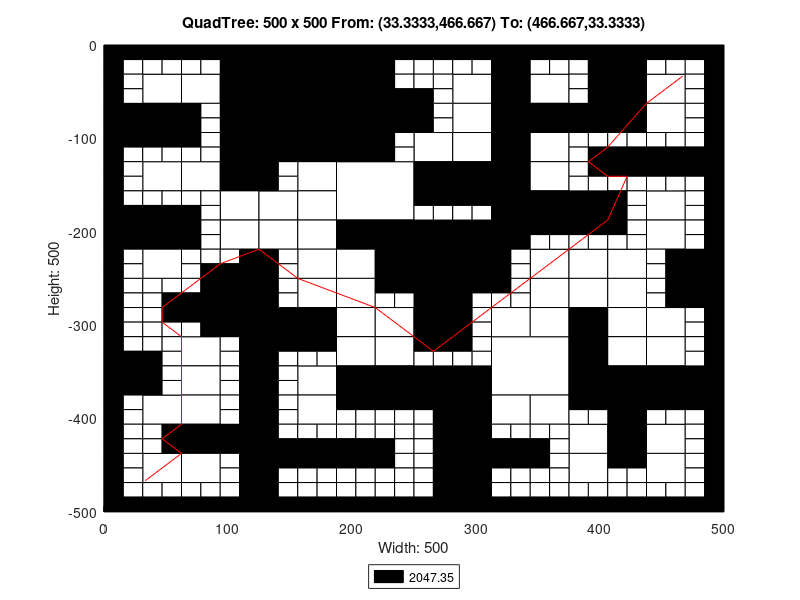

Source code (MATLAB):
axis([0 500 -500 0]);
title('QuadTree: 500 x 500 From: (33.3333,466.667) To: (466.667,33.3333)');
xlabel('Width: 500');
ylabel('Height: 500');
rectangle('Position',[125 -62.5 62.5 62.5], 'FaceColor',[0 0 0]);
rectangle('Position',[125 -125 62.5 62.5], 'FaceColor',[0 0 0]);
rectangle('Position',[187.5 -187.5 62.5 62.5], 'FaceColor',[1 1 1]);
rectangle('Position',[250 -250 62.5 62.5], 'FaceColor',[0 0 0]);
rectangle('Position',[312.5 -375 62.5 62.5], 'FaceColor',[1 1 1]);
rectangle('Position',[31.25 -62.5 31.25 31.25], 'FaceColor',[1 1 1]);
rectangle('Position',[93.75 -31.25 31.25 31.25], 'FaceColor',[0 0 0]);
rectangle('Position',[62.5 -62.5 31.25 31.25], 'FaceColor',[1 1 1]);
rectangle('Position',[93.75 -62.5 31.25 31.25], 'FaceColor',[0 0 0]);
rectangle('Position',[0 -93.75 31.25 31.25], 'FaceColor',[0 0 0]);
rectangle('Position',[31.25 -93.75 31.25 31.25], 'FaceColor',[0 0 0]);
rectangle('Position',[93.75 -93.75 31.25 31.25], 'FaceColor',[0 0 0]);
rectangle('Position',[93.75 -125 31.25 31.25], 'FaceColor',[0 0 0]);
rectangle('Position',[187.5 -31.25 31.25 31.25], 'FaceColor',[0 0 0]);
rectangle('Position',[187.5 -62.5 31.25 31.25], 'FaceColor',[0 0 0]);
rectangle('Position',[187.5 -93.75 31.25 31.25], 'FaceColor',[0 0 0]);
rectangle('Position',[218.75 -93.75 31.25 31.25], 'FaceColor',[0 0 0]);
rectangle('Position',[187.5 -125 31.25 31.25], 'FaceColor',[0 0 0]);
rectangle('Position',[31.25 -156.25 31.25 31.25], 'FaceColor',[1 1 1]);
rectangle('Position',[62.5 -156.25 31.25 31.25], 'FaceColor',[1 1 1]);
rectangle('Position',[93.75 -156.25 31.25 31.25], 'FaceColor',[0 0 0]);
rectangle('Position',[93.75 -187.5 31.25 31.25], 'FaceColor',[1 1 1]);
rectangle('Position',[0 -218.75 31.25 31.25], 'FaceColor',[0 0 0]);
rectangle('Position',[31.25 -218.75 31.25 31.25], 'FaceColor',[0 0 0]);
rectangle('Position',[31.25 -250 31.25 31.25], 'FaceColor',[1 1 1]);
rectangle('Position',[93.75 -218.75 31.25 31.25], 'FaceColor',[1 1 1]);
rectangle('Position',[156.25 -156.25 31.25 31.25], 'FaceColor',[1 1 1]);
rectangle('Position',[125 -187.5 31.25 31.25], 'FaceColor',[1 1 1]);
rectangle('Position',[156.25 -187.5 31.25 31.25], 'FaceColor',[1 1 1]);
rectangle('Position',[125 -218.75 31.25 31.25], 'FaceColor',[1 1 1]);
rectangle('Position',[156.25 -218.75 31.25 31.25], 'FaceColor',[1 1 1]);
rectangle('Position',[156.25 -250 31.25 31.25], 'FaceColor',[1 1 1]);
rectangle('Position',[187.5 -218.75 31.25 31.25], 'FaceColor',[0 0 0]);
rectangle('Position',[218.75 -218.75 31.25 31.25], 'FaceColor',[0 0 0]);
rectangle('Position',[187.5 -250 31.25 31.25], 'FaceColor',[1 1 1]);
rectangle('Position',[218.75 -250 31.25 31.25], 'FaceColor',[0 0 0]);
rectangle('Position',[281.25 -62.5 31.25 31.25], 'FaceColor',[1 1 1]);
rectangle('Position',[312.5 -31.25 31.25 31.25], 'FaceColor',[0 0 0]);
rectangle('Position',[312.5 -62.5 31.25 31.25], 'FaceColor',[0 0 0]);
rectangle('Position',[343.75 -62.5 31.25 31.25], 'FaceColor',[1 1 1]);
rectangle('Position',[281.25 -93.75 31.25 31.25], 'FaceColor',[1 1 1]);
rectangle('Position',[250 -125 31.25 31.25], 'FaceColor',[1 1 1]);
rectangle('Position',[281.25 -125 31.25 31.25], 'FaceColor',[1 1 1]);
rectangle('Position',[312.5 -93.75 31.25 31.25], 'FaceColor',[0 0 0]);
rectangle('Position',[343.75 -93.75 31.25 31.25], 'FaceColor',[0 0 0]);
rectangle('Position',[312.5 -125 31.25 31.25], 'FaceColor',[0 0 0]);
rectangle('Position',[343.75 -125 31.25 31.25], 'FaceColor',[1 1 1]);
rectangle('Position',[406.25 -31.25 31.25 31.25], 'FaceColor',[0 0 0]);
rectangle('Position',[406.25 -62.5 31.25 31.25], 'FaceColor',[0 0 0]);
rectangle('Position',[437.5 -62.5 31.25 31.25], 'FaceColor',[1 1 1]);
rectangle('Position',[375 -93.75 31.25 31.25], 'FaceColor',[0 0 0]);
rectangle('Position',[406.25 -93.75 31.25 31.25], 'FaceColor',[0 0 0]);
rectangle('Position',[437.5 -93.75 31.25 31.25], 'FaceColor',[1 1 1]);
rectangle('Position',[250 -156.25 31.25 31.25], 'FaceColor',[0 0 0]);
rectangle('Position',[281.25 -156.25 31.25 31.25], 'FaceColor',[0 0 0]);
rectangle('Position',[312.5 -156.25 31.25 31.25], 'FaceColor',[0 0 0]);
rectangle('Position',[343.75 -156.25 31.25 31.25], 'FaceColor',[1 1 1]);
rectangle('Position',[312.5 -187.5 31.25 31.25], 'FaceColor',[0 0 0]);
rectangle('Position',[343.75 -187.5 31.25 31.25], 'FaceColor',[0 0 0]);
rectangle('Position',[312.5 -218.75 31.25 31.25], 'FaceColor',[0 0 0]);
rectangle('Position',[343.75 -250 31.25 31.25], 'FaceColor',[1 1 1]);
rectangle('Position',[375 -187.5 31.25 31.25], 'FaceColor',[0 0 0]);
rectangle('Position',[437.5 -187.5 31.25 31.25], 'FaceColor',[1 1 1]);
rectangle('Position',[375 -250 31.25 31.25], 'FaceColor',[1 1 1]);
rectangle('Position',[406.25 -250 31.25 31.25], 'FaceColor',[1 1 1]);
rectangle('Position',[437.5 -218.75 31.25 31.25], 'FaceColor',[1 1 1]);
rectangle('Position',[468.75 -250 31.25 31.25], 'FaceColor',[0 0 0]);
rectangle('Position',[93.75 -281.25 31.25 31.25], 'FaceColor',[0 0 0]);
rectangle('Position',[93.75 -312.5 31.25 31.25], 'FaceColor',[0 0 0]);
rectangle('Position',[0 -375 31.25 31.25], 'FaceColor',[0 0 0]);
rectangle('Position',[62.5 -343.75 31.25 31.25], 'FaceColor',[1 1 1]);
rectangle('Position',[62.5 -375 31.25 31.25], 'FaceColor',[1 1 1]);
rectangle('Position',[156.25 -281.25 31.25 31.25], 'FaceColor',[1 1 1]);
rectangle('Position',[125 -312.5 31.25 31.25], 'FaceColor',[0 0 0]);
rectangle('Position',[156.25 -312.5 31.25 31.25], 'FaceColor',[0 0 0]);
rectangle('Position',[187.5 -281.25 31.25 31.25], 'FaceColor',[1 1 1]);
rectangle('Position',[187.5 -312.5 31.25 31.25], 'FaceColor',[1 1 1]);
rectangle('Position',[218.75 -312.5 31.25 31.25], 'FaceColor',[1 1 1]);
rectangle('Position',[156.25 -375 31.25 31.25], 'FaceColor',[1 1 1]);
rectangle('Position',[187.5 -343.75 31.25 31.25], 'FaceColor',[1 1 1]);
rectangle('Position',[218.75 -343.75 31.25 31.25], 'FaceColor',[1 1 1]);
rectangle('Position',[187.5 -375 31.25 31.25], 'FaceColor',[0 0 0]);
rectangle('Position',[218.75 -375 31.25 31.25], 'FaceColor',[0 0 0]);
rectangle('Position',[31.25 -406.25 31.25 31.25], 'FaceColor',[1 1 1]);
rectangle('Position',[62.5 -406.25 31.25 31.25], 'FaceColor',[1 1 1]);
rectangle('Position',[62.5 -437.5 31.25 31.25], 'FaceColor',[0 0 0]);
rectangle('Position',[93.75 -437.5 31.25 31.25], 'FaceColor',[0 0 0]);
rectangle('Position',[31.25 -468.75 31.25 31.25], 'FaceColor',[1 1 1]);
rectangle('Position',[62.5 -468.75 31.25 31.25], 'FaceColor',[1 1 1]);
rectangle('Position',[156.25 -406.25 31.25 31.25], 'FaceColor',[1 1 1]);
rectangle('Position',[250 -281.25 31.25 31.25], 'FaceColor',[0 0 0]);
rectangle('Position',[250 -312.5 31.25 31.25], 'FaceColor',[0 0 0]);
rectangle('Position',[343.75 -281.25 31.25 31.25], 'FaceColor',[1 1 1]);
rectangle('Position',[312.5 -312.5 31.25 31.25], 'FaceColor',[1 1 1]);
rectangle('Position',[343.75 -312.5 31.25 31.25], 'FaceColor',[1 1 1]);
rectangle('Position',[250 -375 31.25 31.25], 'FaceColor',[0 0 0]);
rectangle('Position',[281.25 -375 31.25 31.25], 'FaceColor',[0 0 0]);
rectangle('Position',[375 -281.25 31.25 31.25], 'FaceColor',[1 1 1]);
rectangle('Position',[406.25 -281.25 31.25 31.25], 'FaceColor',[1 1 1]);
rectangle('Position',[375 -312.5 31.25 31.25], 'FaceColor',[0 0 0]);
rectangle('Position',[406.25 -312.5 31.25 31.25], 'FaceColor',[1 1 1]);
rectangle('Position',[468.75 -281.25 31.25 31.25], 'FaceColor',[0 0 0]);
rectangle('Position',[437.5 -312.5 31.25 31.25], 'FaceColor',[1 1 1]);
rectangle('Position',[375 -343.75 31.25 31.25], 'FaceColor',[0 0 0]);
rectangle('Position',[406.25 -343.75 31.25 31.25], 'FaceColor',[1 1 1]);
rectangle('Position',[375 -375 31.25 31.25], 'FaceColor',[0 0 0]);
rectangle('Position',[406.25 -375 31.25 31.25], 'FaceColor',[0 0 0]);
rectangle('Position',[437.5 -343.75 31.25 31.25], 'FaceColor',[1 1 1]);
rectangle('Position',[437.5 -375 31.25 31.25], 'FaceColor',[0 0 0]);
rectangle('Position',[468.75 -375 31.25 31.25], 'FaceColor',[0 0 0]);
rectangle('Position',[281.25 -406.25 31.25 31.25], 'FaceColor',[0 0 0]);
rectangle('Position',[281.25 -437.5 31.25 31.25], 'FaceColor',[0 0 0]);
rectangle('Position',[312.5 -406.25 31.25 31.25], 'FaceColor',[1 1 1]);
rectangle('Position',[343.75 -406.25 31.25 31.25], 'FaceColor',[1 1 1]);
rectangle('Position',[281.25 -468.75 31.25 31.25], 'FaceColor',[0 0 0]);
rectangle('Position',[281.25 -500 31.25 31.25], 'FaceColor',[0 0 0]);
rectangle('Position',[406.25 -406.25 31.25 31.25], 'FaceColor',[0 0 0]);
rectangle('Position',[375 -437.5 31.25 31.25], 'FaceColor',[1 1 1]);
rectangle('Position',[406.25 -437.5 31.25 31.25], 'FaceColor',[0 0 0]);
rectangle('Position',[437.5 -437.5 31.25 31.25], 'FaceColor',[1 1 1]);
rectangle('Position',[375 -468.75 31.25 31.25], 'FaceColor',[1 1 1]);
rectangle('Position',[437.5 -468.75 31.25 31.25], 'FaceColor',[1 1 1]);
rectangle('Position',[0 -15.625 15.625 15.625], 'FaceColor',[0 0 0]);
rectangle('Position',[15.625 -15.625 15.625 15.625], 'FaceColor',[0 0 0]);
rectangle('Position',[0 -31.25 15.625 15.625], 'FaceColor',[0 0 0]);
rectangle('Position',[15.625 -31.25 15.625 15.625], 'FaceColor',[1 1 1]);
rectangle('Position',[31.25 -15.625 15.625 15.625], 'FaceColor',[0 0 0]);
rectangle('Position',[46.875 -15.625 15.625 15.625], 'FaceColor',[0 0 0]);
rectangle('Position',[31.25 -31.25 15.625 15.625], 'FaceColor',[1 1 1]);
rectangle('Position',[46.875 -31.25 15.625 15.625], 'FaceColor',[1 1 1]);
rectangle('Position',[0 -46.875 15.625 15.625], 'FaceColor',[0 0 0]);
rectangle('Position',[15.625 -46.875 15.625 15.625], 'FaceColor',[1 1 1]);
rectangle('Position',[0 -62.5 15.625 15.625], 'FaceColor',[0 0 0]);
rectangle('Position',[15.625 -62.5 15.625 15.625], 'FaceColor',[1 1 1]);
rectangle('Position',[62.5 -15.625 15.625 15.625], 'FaceColor',[0 0 0]);
rectangle('Position',[78.125 -15.625 15.625 15.625], 'FaceColor',[0 0 0]);
rectangle('Position',[62.5 -31.25 15.625 15.625], 'FaceColor',[1 1 1]);
rectangle('Position',[78.125 -31.25 15.625 15.625], 'FaceColor',[1 1 1]);
rectangle('Position',[0 -109.375 15.625 15.625], 'FaceColor',[0 0 0]);
rectangle('Position',[15.625 -109.375 15.625 15.625], 'FaceColor',[0 0 0]);
rectangle('Position',[0 -125 15.625 15.625], 'FaceColor',[0 0 0]);
rectangle('Position',[15.625 -125 15.625 15.625], 'FaceColor',[1 1 1]);
rectangle('Position',[31.25 -109.375 15.625 15.625], 'FaceColor',[0 0 0]);
rectangle('Position',[46.875 -109.375 15.625 15.625], 'FaceColor',[0 0 0]);
rectangle('Position',[31.25 -125 15.625 15.625], 'FaceColor',[1 1 1]);
rectangle('Position',[46.875 -125 15.625 15.625], 'FaceColor',[1 1 1]);
rectangle('Position',[62.5 -78.125 15.625 15.625], 'FaceColor',[0 0 0]);
rectangle('Position',[78.125 -78.125 15.625 15.625], 'FaceColor',[1 1 1]);
rectangle('Position',[62.5 -93.75 15.625 15.625], 'FaceColor',[0 0 0]);
rectangle('Position',[78.125 -93.75 15.625 15.625], 'FaceColor',[1 1 1]);
rectangle('Position',[62.5 -109.375 15.625 15.625], 'FaceColor',[0 0 0]);
rectangle('Position',[78.125 -109.375 15.625 15.625], 'FaceColor',[1 1 1]);
rectangle('Position',[62.5 -125 15.625 15.625], 'FaceColor',[1 1 1]);
rectangle('Position',[78.125 -125 15.625 15.625], 'FaceColor',[1 1 1]);
rectangle('Position',[218.75 -15.625 15.625 15.625], 'FaceColor',[0 0 0]);
rectangle('Position',[234.375 -15.625 15.625 15.625], 'FaceColor',[0 0 0]);
rectangle('Position',[218.75 -31.25 15.625 15.625], 'FaceColor',[0 0 0]);
rectangle('Position',[234.375 -31.25 15.625 15.625], 'FaceColor',[1 1 1]);
rectangle('Position',[218.75 -46.875 15.625 15.625], 'FaceColor',[0 0 0]);
rectangle('Position',[234.375 -46.875 15.625 15.625], 'FaceColor',[1 1 1]);
rectangle('Position',[218.75 -62.5 15.625 15.625], 'FaceColor',[0 0 0]);
rectangle('Position',[234.375 -62.5 15.625 15.625], 'FaceColor',[0 0 0]);
rectangle('Position',[218.75 -109.375 15.625 15.625], 'FaceColor',[0 0 0]);
rectangle('Position',[234.375 -109.375 15.625 15.625], 'FaceColor',[1 1 1]);
rectangle('Position',[218.75 -125 15.625 15.625], 'FaceColor',[0 0 0]);
rectangle('Position',[234.375 -125 15.625 15.625], 'FaceColor',[1 1 1]);
rectangle('Position',[0 -140.625 15.625 15.625], 'FaceColor',[0 0 0]);
rectangle('Position',[15.625 -140.625 15.625 15.625], 'FaceColor',[1 1 1]);
rectangle('Position',[0 -156.25 15.625 15.625], 'FaceColor',[0 0 0]);
rectangle('Position',[15.625 -156.25 15.625 15.625], 'FaceColor',[1 1 1]);
rectangle('Position',[0 -171.875 15.625 15.625], 'FaceColor',[0 0 0]);
rectangle('Position',[15.625 -171.875 15.625 15.625], 'FaceColor',[1 1 1]);
rectangle('Position',[0 -187.5 15.625 15.625], 'FaceColor',[0 0 0]);
rectangle('Position',[15.625 -187.5 15.625 15.625], 'FaceColor',[0 0 0]);
rectangle('Position',[31.25 -171.875 15.625 15.625], 'FaceColor',[1 1 1]);
rectangle('Position',[46.875 -171.875 15.625 15.625], 'FaceColor',[1 1 1]);
rectangle('Position',[31.25 -187.5 15.625 15.625], 'FaceColor',[0 0 0]);
rectangle('Position',[46.875 -187.5 15.625 15.625], 'FaceColor',[0 0 0]);
rectangle('Position',[62.5 -171.875 15.625 15.625], 'FaceColor',[1 1 1]);
rectangle('Position',[78.125 -171.875 15.625 15.625], 'FaceColor',[1 1 1]);
rectangle('Position',[62.5 -187.5 15.625 15.625], 'FaceColor',[0 0 0]);
rectangle('Position',[78.125 -187.5 15.625 15.625], 'FaceColor',[1 1 1]);
rectangle('Position',[0 -234.375 15.625 15.625], 'FaceColor',[0 0 0]);
rectangle('Position',[15.625 -234.375 15.625 15.625], 'FaceColor',[1 1 1]);
rectangle('Position',[0 -250 15.625 15.625], 'FaceColor',[0 0 0]);
rectangle('Position',[15.625 -250 15.625 15.625], 'FaceColor',[1 1 1]);
rectangle('Position',[62.5 -203.125 15.625 15.625], 'FaceColor',[0 0 0]);
rectangle('Position',[78.125 -203.125 15.625 15.625], 'FaceColor',[1 1 1]);
rectangle('Position',[62.5 -218.75 15.625 15.625], 'FaceColor',[0 0 0]);
rectangle('Position',[78.125 -218.75 15.625 15.625], 'FaceColor',[1 1 1]);
rectangle('Position',[62.5 -234.375 15.625 15.625], 'FaceColor',[1 1 1]);
rectangle('Position',[78.125 -234.375 15.625 15.625], 'FaceColor',[1 1 1]);
rectangle('Position',[62.5 -250 15.625 15.625], 'FaceColor',[1 1 1]);
rectangle('Position',[78.125 -250 15.625 15.625], 'FaceColor',[0 0 0]);
rectangle('Position',[93.75 -234.375 15.625 15.625], 'FaceColor',[1 1 1]);
rectangle('Position',[109.375 -234.375 15.625 15.625], 'FaceColor',[0 0 0]);
rectangle('Position',[93.75 -250 15.625 15.625], 'FaceColor',[0 0 0]);
rectangle('Position',[109.375 -250 15.625 15.625], 'FaceColor',[0 0 0]);
rectangle('Position',[125 -140.625 15.625 15.625], 'FaceColor',[0 0 0]);
rectangle('Position',[140.625 -140.625 15.625 15.625], 'FaceColor',[1 1 1]);
rectangle('Position',[125 -156.25 15.625 15.625], 'FaceColor',[0 0 0]);
rectangle('Position',[140.625 -156.25 15.625 15.625], 'FaceColor',[1 1 1]);
rectangle('Position',[125 -234.375 15.625 15.625], 'FaceColor',[0 0 0]);
rectangle('Position',[140.625 -234.375 15.625 15.625], 'FaceColor',[1 1 1]);
rectangle('Position',[125 -250 15.625 15.625], 'FaceColor',[0 0 0]);
rectangle('Position',[140.625 -250 15.625 15.625], 'FaceColor',[1 1 1]);
rectangle('Position',[250 -15.625 15.625 15.625], 'FaceColor',[0 0 0]);
rectangle('Position',[265.625 -15.625 15.625 15.625], 'FaceColor',[0 0 0]);
rectangle('Position',[250 -31.25 15.625 15.625], 'FaceColor',[1 1 1]);
rectangle('Position',[265.625 -31.25 15.625 15.625], 'FaceColor',[1 1 1]);
rectangle('Position',[281.25 -15.625 15.625 15.625], 'FaceColor',[0 0 0]);
rectangle('Position',[296.875 -15.625 15.625 15.625], 'FaceColor',[0 0 0]);
rectangle('Position',[281.25 -31.25 15.625 15.625], 'FaceColor',[1 1 1]);
rectangle('Position',[296.875 -31.25 15.625 15.625], 'FaceColor',[1 1 1]);
rectangle('Position',[250 -46.875 15.625 15.625], 'FaceColor',[1 1 1]);
rectangle('Position',[265.625 -46.875 15.625 15.625], 'FaceColor',[1 1 1]);
rectangle('Position',[250 -62.5 15.625 15.625], 'FaceColor',[0 0 0]);
rectangle('Position',[265.625 -62.5 15.625 15.625], 'FaceColor',[1 1 1]);
rectangle('Position',[343.75 -15.625 15.625 15.625], 'FaceColor',[0 0 0]);
rectangle('Position',[359.375 -15.625 15.625 15.625], 'FaceColor',[0 0 0]);
rectangle('Position',[343.75 -31.25 15.625 15.625], 'FaceColor',[1 1 1]);
rectangle('Position',[359.375 -31.25 15.625 15.625], 'FaceColor',[1 1 1]);
rectangle('Position',[250 -78.125 15.625 15.625], 'FaceColor',[0 0 0]);
rectangle('Position',[265.625 -78.125 15.625 15.625], 'FaceColor',[1 1 1]);
rectangle('Position',[250 -93.75 15.625 15.625], 'FaceColor',[0 0 0]);
rectangle('Position',[265.625 -93.75 15.625 15.625], 'FaceColor',[1 1 1]);
rectangle('Position',[375 -15.625 15.625 15.625], 'FaceColor',[0 0 0]);
rectangle('Position',[390.625 -15.625 15.625 15.625], 'FaceColor',[0 0 0]);
rectangle('Position',[375 -31.25 15.625 15.625], 'FaceColor',[1 1 1]);
rectangle('Position',[390.625 -31.25 15.625 15.625], 'FaceColor',[0 0 0]);
rectangle('Position',[375 -46.875 15.625 15.625], 'FaceColor',[1 1 1]);
rectangle('Position',[390.625 -46.875 15.625 15.625], 'FaceColor',[0 0 0]);
rectangle('Position',[375 -62.5 15.625 15.625], 'FaceColor',[1 1 1]);
rectangle('Position',[390.625 -62.5 15.625 15.625], 'FaceColor',[0 0 0]);
rectangle('Position',[437.5 -15.625 15.625 15.625], 'FaceColor',[0 0 0]);
rectangle('Position',[453.125 -15.625 15.625 15.625], 'FaceColor',[0 0 0]);
rectangle('Position',[437.5 -31.25 15.625 15.625], 'FaceColor',[1 1 1]);
rectangle('Position',[453.125 -31.25 15.625 15.625], 'FaceColor',[1 1 1]);
rectangle('Position',[468.75 -15.625 15.625 15.625], 'FaceColor',[0 0 0]);
rectangle('Position',[484.375 -15.625 15.625 15.625], 'FaceColor',[0 0 0]);
rectangle('Position',[468.75 -31.25 15.625 15.625], 'FaceColor',[1 1 1]);
rectangle('Position',[484.375 -31.25 15.625 15.625], 'FaceColor',[0 0 0]);
rectangle('Position',[468.75 -46.875 15.625 15.625], 'FaceColor',[1 1 1]);
rectangle('Position',[484.375 -46.875 15.625 15.625], 'FaceColor',[0 0 0]);
rectangle('Position',[468.75 -62.5 15.625 15.625], 'FaceColor',[1 1 1]);
rectangle('Position',[484.375 -62.5 15.625 15.625], 'FaceColor',[0 0 0]);
rectangle('Position',[375 -109.375 15.625 15.625], 'FaceColor',[1 1 1]);
rectangle('Position',[390.625 -109.375 15.625 15.625], 'FaceColor',[1 1 1]);
rectangle('Position',[375 -125 15.625 15.625], 'FaceColor',[1 1 1]);
rectangle('Position',[390.625 -125 15.625 15.625], 'FaceColor',[0 0 0]);
rectangle('Position',[406.25 -109.375 15.625 15.625], 'FaceColor',[1 1 1]);
rectangle('Position',[421.875 -109.375 15.625 15.625], 'FaceColor',[1 1 1]);
rectangle('Position',[406.25 -125 15.625 15.625], 'FaceColor',[0 0 0]);
rectangle('Position',[421.875 -125 15.625 15.625], 'FaceColor',[0 0 0]);
rectangle('Position',[468.75 -78.125 15.625 15.625], 'FaceColor',[1 1 1]);
rectangle('Position',[484.375 -78.125 15.625 15.625], 'FaceColor',[0 0 0]);
rectangle('Position',[468.75 -93.75 15.625 15.625], 'FaceColor',[1 1 1]);
rectangle('Position',[484.375 -93.75 15.625 15.625], 'FaceColor',[0 0 0]);
rectangle('Position',[437.5 -109.375 15.625 15.625], 'FaceColor',[1 1 1]);
rectangle('Position',[453.125 -109.375 15.625 15.625], 'FaceColor',[1 1 1]);
rectangle('Position',[437.5 -125 15.625 15.625], 'FaceColor',[0 0 0]);
rectangle('Position',[453.125 -125 15.625 15.625], 'FaceColor',[0 0 0]);
rectangle('Position',[468.75 -109.375 15.625 15.625], 'FaceColor',[1 1 1]);
rectangle('Position',[484.375 -109.375 15.625 15.625], 'FaceColor',[0 0 0]);
rectangle('Position',[468.75 -125 15.625 15.625], 'FaceColor',[0 0 0]);
rectangle('Position',[484.375 -125 15.625 15.625], 'FaceColor',[0 0 0]);
rectangle('Position',[250 -171.875 15.625 15.625], 'FaceColor',[0 0 0]);
rectangle('Position',[265.625 -171.875 15.625 15.625], 'FaceColor',[0 0 0]);
rectangle('Position',[250 -187.5 15.625 15.625], 'FaceColor',[1 1 1]);
rectangle('Position',[265.625 -187.5 15.625 15.625], 'FaceColor',[1 1 1]);
rectangle('Position',[281.25 -171.875 15.625 15.625], 'FaceColor',[0 0 0]);
rectangle('Position',[296.875 -171.875 15.625 15.625], 'FaceColor',[0 0 0]);
rectangle('Position',[281.25 -187.5 15.625 15.625], 'FaceColor',[1 1 1]);
rectangle('Position',[296.875 -187.5 15.625 15.625], 'FaceColor',[1 1 1]);
rectangle('Position',[343.75 -203.125 15.625 15.625], 'FaceColor',[0 0 0]);
rectangle('Position',[359.375 -203.125 15.625 15.625], 'FaceColor',[0 0 0]);
rectangle('Position',[343.75 -218.75 15.625 15.625], 'FaceColor',[1 1 1]);
rectangle('Position',[359.375 -218.75 15.625 15.625], 'FaceColor',[1 1 1]);
rectangle('Position',[312.5 -234.375 15.625 15.625], 'FaceColor',[0 0 0]);
rectangle('Position',[328.125 -234.375 15.625 15.625], 'FaceColor',[1 1 1]);
rectangle('Position',[312.5 -250 15.625 15.625], 'FaceColor',[0 0 0]);
rectangle('Position',[328.125 -250 15.625 15.625], 'FaceColor',[1 1 1]);
rectangle('Position',[375 -140.625 15.625 15.625], 'FaceColor',[1 1 1]);
rectangle('Position',[390.625 -140.625 15.625 15.625], 'FaceColor',[0 0 0]);
rectangle('Position',[375 -156.25 15.625 15.625], 'FaceColor',[1 1 1]);
rectangle('Position',[390.625 -156.25 15.625 15.625], 'FaceColor',[1 1 1]);
rectangle('Position',[406.25 -140.625 15.625 15.625], 'FaceColor',[0 0 0]);
rectangle('Position',[421.875 -140.625 15.625 15.625], 'FaceColor',[0 0 0]);
rectangle('Position',[406.25 -156.25 15.625 15.625], 'FaceColor',[1 1 1]);
rectangle('Position',[421.875 -156.25 15.625 15.625], 'FaceColor',[1 1 1]);
rectangle('Position',[406.25 -171.875 15.625 15.625], 'FaceColor',[0 0 0]);
rectangle('Position',[421.875 -171.875 15.625 15.625], 'FaceColor',[1 1 1]);
rectangle('Position',[406.25 -187.5 15.625 15.625], 'FaceColor',[0 0 0]);
rectangle('Position',[421.875 -187.5 15.625 15.625], 'FaceColor',[1 1 1]);
rectangle('Position',[437.5 -140.625 15.625 15.625], 'FaceColor',[0 0 0]);
rectangle('Position',[453.125 -140.625 15.625 15.625], 'FaceColor',[0 0 0]);
rectangle('Position',[437.5 -156.25 15.625 15.625], 'FaceColor',[1 1 1]);
rectangle('Position',[453.125 -156.25 15.625 15.625], 'FaceColor',[1 1 1]);
rectangle('Position',[468.75 -140.625 15.625 15.625], 'FaceColor',[0 0 0]);
rectangle('Position',[484.375 -140.625 15.625 15.625], 'FaceColor',[0 0 0]);
rectangle('Position',[468.75 -156.25 15.625 15.625], 'FaceColor',[1 1 1]);
rectangle('Position',[484.375 -156.25 15.625 15.625], 'FaceColor',[0 0 0]);
rectangle('Position',[468.75 -171.875 15.625 15.625], 'FaceColor',[1 1 1]);
rectangle('Position',[484.375 -171.875 15.625 15.625], 'FaceColor',[0 0 0]);
rectangle('Position',[468.75 -187.5 15.625 15.625], 'FaceColor',[1 1 1]);
rectangle('Position',[484.375 -187.5 15.625 15.625], 'FaceColor',[0 0 0]);
rectangle('Position',[375 -203.125 15.625 15.625], 'FaceColor',[0 0 0]);
rectangle('Position',[390.625 -203.125 15.625 15.625], 'FaceColor',[0 0 0]);
rectangle('Position',[375 -218.75 15.625 15.625], 'FaceColor',[1 1 1]);
rectangle('Position',[390.625 -218.75 15.625 15.625], 'FaceColor',[1 1 1]);
rectangle('Position',[406.25 -203.125 15.625 15.625], 'FaceColor',[0 0 0]);
rectangle('Position',[421.875 -203.125 15.625 15.625], 'FaceColor',[1 1 1]);
rectangle('Position',[406.25 -218.75 15.625 15.625], 'FaceColor',[1 1 1]);
rectangle('Position',[421.875 -218.75 15.625 15.625], 'FaceColor',[1 1 1]);
rectangle('Position',[468.75 -203.125 15.625 15.625], 'FaceColor',[1 1 1]);
rectangle('Position',[484.375 -203.125 15.625 15.625], 'FaceColor',[0 0 0]);
rectangle('Position',[468.75 -218.75 15.625 15.625], 'FaceColor',[1 1 1]);
rectangle('Position',[484.375 -218.75 15.625 15.625], 'FaceColor',[0 0 0]);
rectangle('Position',[437.5 -234.375 15.625 15.625], 'FaceColor',[1 1 1]);
rectangle('Position',[453.125 -234.375 15.625 15.625], 'FaceColor',[0 0 0]);
rectangle('Position',[437.5 -250 15.625 15.625], 'FaceColor',[1 1 1]);
rectangle('Position',[453.125 -250 15.625 15.625], 'FaceColor',[0 0 0]);
rectangle('Position',[0 -265.625 15.625 15.625], 'FaceColor',[0 0 0]);
rectangle('Position',[15.625 -265.625 15.625 15.625], 'FaceColor',[1 1 1]);
rectangle('Position',[0 -281.25 15.625 15.625], 'FaceColor',[0 0 0]);
rectangle('Position',[15.625 -281.25 15.625 15.625], 'FaceColor',[1 1 1]);
rectangle('Position',[31.25 -265.625 15.625 15.625], 'FaceColor',[1 1 1]);
rectangle('Position',[46.875 -265.625 15.625 15.625], 'FaceColor',[1 1 1]);
rectangle('Position',[31.25 -281.25 15.625 15.625], 'FaceColor',[1 1 1]);
rectangle('Position',[46.875 -281.25 15.625 15.625], 'FaceColor',[0 0 0]);
rectangle('Position',[0 -296.875 15.625 15.625], 'FaceColor',[0 0 0]);
rectangle('Position',[15.625 -296.875 15.625 15.625], 'FaceColor',[1 1 1]);
rectangle('Position',[0 -312.5 15.625 15.625], 'FaceColor',[0 0 0]);
rectangle('Position',[15.625 -312.5 15.625 15.625], 'FaceColor',[1 1 1]);
rectangle('Position',[31.25 -296.875 15.625 15.625], 'FaceColor',[1 1 1]);
rectangle('Position',[46.875 -296.875 15.625 15.625], 'FaceColor',[0 0 0]);
rectangle('Position',[31.25 -312.5 15.625 15.625], 'FaceColor',[1 1 1]);
rectangle('Position',[46.875 -312.5 15.625 15.625], 'FaceColor',[1 1 1]);
rectangle('Position',[62.5 -265.625 15.625 15.625], 'FaceColor',[1 1 1]);
rectangle('Position',[78.125 -265.625 15.625 15.625], 'FaceColor',[0 0 0]);
rectangle('Position',[62.5 -281.25 15.625 15.625], 'FaceColor',[0 0 0]);
rectangle('Position',[78.125 -281.25 15.625 15.625], 'FaceColor',[0 0 0]);
rectangle('Position',[62.5 -296.875 15.625 15.625], 'FaceColor',[0 0 0]);
rectangle('Position',[78.125 -296.875 15.625 15.625], 'FaceColor',[0 0 0]);
rectangle('Position',[62.5 -312.5 15.625 15.625], 'FaceColor',[1 1 1]);
rectangle('Position',[78.125 -312.5 15.625 15.625], 'FaceColor',[0 0 0]);
rectangle('Position',[0 -328.125 15.625 15.625], 'FaceColor',[0 0 0]);
rectangle('Position',[15.625 -328.125 15.625 15.625], 'FaceColor',[1 1 1]);
rectangle('Position',[0 -343.75 15.625 15.625], 'FaceColor',[0 0 0]);
rectangle('Position',[15.625 -343.75 15.625 15.625], 'FaceColor',[0 0 0]);
rectangle('Position',[31.25 -328.125 15.625 15.625], 'FaceColor',[1 1 1]);
rectangle('Position',[46.875 -328.125 15.625 15.625], 'FaceColor',[1 1 1]);
rectangle('Position',[31.25 -343.75 15.625 15.625], 'FaceColor',[0 0 0]);
rectangle('Position',[46.875 -343.75 15.625 15.625], 'FaceColor',[1 1 1]);
rectangle('Position',[31.25 -359.375 15.625 15.625], 'FaceColor',[0 0 0]);
rectangle('Position',[46.875 -359.375 15.625 15.625], 'FaceColor',[1 1 1]);
rectangle('Position',[31.25 -375 15.625 15.625], 'FaceColor',[0 0 0]);
rectangle('Position',[46.875 -375 15.625 15.625], 'FaceColor',[1 1 1]);
rectangle('Position',[93.75 -328.125 15.625 15.625], 'FaceColor',[1 1 1]);
rectangle('Position',[109.375 -328.125 15.625 15.625], 'FaceColor',[0 0 0]);
rectangle('Position',[93.75 -343.75 15.625 15.625], 'FaceColor',[1 1 1]);
rectangle('Position',[109.375 -343.75 15.625 15.625], 'FaceColor',[0 0 0]);
rectangle('Position',[93.75 -359.375 15.625 15.625], 'FaceColor',[1 1 1]);
rectangle('Position',[109.375 -359.375 15.625 15.625], 'FaceColor',[0 0 0]);
rectangle('Position',[93.75 -375 15.625 15.625], 'FaceColor',[1 1 1]);
rectangle('Position',[109.375 -375 15.625 15.625], 'FaceColor',[0 0 0]);
rectangle('Position',[125 -265.625 15.625 15.625], 'FaceColor',[0 0 0]);
rectangle('Position',[140.625 -265.625 15.625 15.625], 'FaceColor',[1 1 1]);
rectangle('Position',[125 -281.25 15.625 15.625], 'FaceColor',[0 0 0]);
rectangle('Position',[140.625 -281.25 15.625 15.625], 'FaceColor',[1 1 1]);
rectangle('Position',[218.75 -265.625 15.625 15.625], 'FaceColor',[0 0 0]);
rectangle('Position',[234.375 -265.625 15.625 15.625], 'FaceColor',[0 0 0]);
rectangle('Position',[218.75 -281.25 15.625 15.625], 'FaceColor',[1 1 1]);
rectangle('Position',[234.375 -281.25 15.625 15.625], 'FaceColor',[1 1 1]);
rectangle('Position',[125 -328.125 15.625 15.625], 'FaceColor',[0 0 0]);
rectangle('Position',[140.625 -328.125 15.625 15.625], 'FaceColor',[0 0 0]);
rectangle('Position',[125 -343.75 15.625 15.625], 'FaceColor',[0 0 0]);
rectangle('Position',[140.625 -343.75 15.625 15.625], 'FaceColor',[1 1 1]);
rectangle('Position',[156.25 -328.125 15.625 15.625], 'FaceColor',[0 0 0]);
rectangle('Position',[171.875 -328.125 15.625 15.625], 'FaceColor',[0 0 0]);
rectangle('Position',[156.25 -343.75 15.625 15.625], 'FaceColor',[1 1 1]);
rectangle('Position',[171.875 -343.75 15.625 15.625], 'FaceColor',[1 1 1]);
rectangle('Position',[125 -359.375 15.625 15.625], 'FaceColor',[0 0 0]);
rectangle('Position',[140.625 -359.375 15.625 15.625], 'FaceColor',[1 1 1]);
rectangle('Position',[125 -375 15.625 15.625], 'FaceColor',[0 0 0]);
rectangle('Position',[140.625 -375 15.625 15.625], 'FaceColor',[1 1 1]);
rectangle('Position',[0 -390.625 15.625 15.625], 'FaceColor',[0 0 0]);
rectangle('Position',[15.625 -390.625 15.625 15.625], 'FaceColor',[1 1 1]);
rectangle('Position',[0 -406.25 15.625 15.625], 'FaceColor',[0 0 0]);
rectangle('Position',[15.625 -406.25 15.625 15.625], 'FaceColor',[1 1 1]);
rectangle('Position',[0 -421.875 15.625 15.625], 'FaceColor',[0 0 0]);
rectangle('Position',[15.625 -421.875 15.625 15.625], 'FaceColor',[1 1 1]);
rectangle('Position',[0 -437.5 15.625 15.625], 'FaceColor',[0 0 0]);
rectangle('Position',[15.625 -437.5 15.625 15.625], 'FaceColor',[1 1 1]);
rectangle('Position',[31.25 -421.875 15.625 15.625], 'FaceColor',[1 1 1]);
rectangle('Position',[46.875 -421.875 15.625 15.625], 'FaceColor',[0 0 0]);
rectangle('Position',[31.25 -437.5 15.625 15.625], 'FaceColor',[1 1 1]);
rectangle('Position',[46.875 -437.5 15.625 15.625], 'FaceColor',[0 0 0]);
rectangle('Position',[93.75 -390.625 15.625 15.625], 'FaceColor',[1 1 1]);
rectangle('Position',[109.375 -390.625 15.625 15.625], 'FaceColor',[0 0 0]);
rectangle('Position',[93.75 -406.25 15.625 15.625], 'FaceColor',[1 1 1]);
rectangle('Position',[109.375 -406.25 15.625 15.625], 'FaceColor',[0 0 0]);
rectangle('Position',[0 -453.125 15.625 15.625], 'FaceColor',[0 0 0]);
rectangle('Position',[15.625 -453.125 15.625 15.625], 'FaceColor',[1 1 1]);
rectangle('Position',[0 -468.75 15.625 15.625], 'FaceColor',[0 0 0]);
rectangle('Position',[15.625 -468.75 15.625 15.625], 'FaceColor',[1 1 1]);
rectangle('Position',[0 -484.375 15.625 15.625], 'FaceColor',[0 0 0]);
rectangle('Position',[15.625 -484.375 15.625 15.625], 'FaceColor',[1 1 1]);
rectangle('Position',[0 -500 15.625 15.625], 'FaceColor',[0 0 0]);
rectangle('Position',[15.625 -500 15.625 15.625], 'FaceColor',[0 0 0]);
rectangle('Position',[31.25 -484.375 15.625 15.625], 'FaceColor',[1 1 1]);
rectangle('Position',[46.875 -484.375 15.625 15.625], 'FaceColor',[1 1 1]);
rectangle('Position',[31.25 -500 15.625 15.625], 'FaceColor',[0 0 0]);
rectangle('Position',[46.875 -500 15.625 15.625], 'FaceColor',[0 0 0]);
rectangle('Position',[93.75 -453.125 15.625 15.625], 'FaceColor',[1 1 1]);
rectangle('Position',[109.375 -453.125 15.625 15.625], 'FaceColor',[0 0 0]);
rectangle('Position',[93.75 -468.75 15.625 15.625], 'FaceColor',[1 1 1]);
rectangle('Position',[109.375 -468.75 15.625 15.625], 'FaceColor',[0 0 0]);
rectangle('Position',[62.5 -484.375 15.625 15.625], 'FaceColor',[1 1 1]);
rectangle('Position',[78.125 -484.375 15.625 15.625], 'FaceColor',[1 1 1]);
rectangle('Position',[62.5 -500 15.625 15.625], 'FaceColor',[0 0 0]);
rectangle('Position',[78.125 -500 15.625 15.625], 'FaceColor',[0 0 0]);
rectangle('Position',[93.75 -484.375 15.625 15.625], 'FaceColor',[1 1 1]);
rectangle('Position',[109.375 -484.375 15.625 15.625], 'FaceColor',[0 0 0]);
rectangle('Position',[93.75 -500 15.625 15.625], 'FaceColor',[0 0 0]);
rectangle('Position',[109.375 -500 15.625 15.625], 'FaceColor',[0 0 0]);
rectangle('Position',[125 -390.625 15.625 15.625], 'FaceColor',[0 0 0]);
rectangle('Position',[140.625 -390.625 15.625 15.625], 'FaceColor',[1 1 1]);
rectangle('Position',[125 -406.25 15.625 15.625], 'FaceColor',[0 0 0]);
rectangle('Position',[140.625 -406.25 15.625 15.625], 'FaceColor',[1 1 1]);
rectangle('Position',[125 -421.875 15.625 15.625], 'FaceColor',[0 0 0]);
rectangle('Position',[140.625 -421.875 15.625 15.625], 'FaceColor',[1 1 1]);
rectangle('Position',[125 -437.5 15.625 15.625], 'FaceColor',[0 0 0]);
rectangle('Position',[140.625 -437.5 15.625 15.625], 'FaceColor',[0 0 0]);
rectangle('Position',[156.25 -421.875 15.625 15.625], 'FaceColor',[1 1 1]);
rectangle('Position',[171.875 -421.875 15.625 15.625], 'FaceColor',[1 1 1]);
rectangle('Position',[156.25 -437.5 15.625 15.625], 'FaceColor',[0 0 0]);
rectangle('Position',[171.875 -437.5 15.625 15.625], 'FaceColor',[0 0 0]);
rectangle('Position',[187.5 -390.625 15.625 15.625], 'FaceColor',[0 0 0]);
rectangle('Position',[203.125 -390.625 15.625 15.625], 'FaceColor',[0 0 0]);
rectangle('Position',[187.5 -406.25 15.625 15.625], 'FaceColor',[1 1 1]);
rectangle('Position',[203.125 -406.25 15.625 15.625], 'FaceColor',[1 1 1]);
rectangle('Position',[218.75 -390.625 15.625 15.625], 'FaceColor',[0 0 0]);
rectangle('Position',[234.375 -390.625 15.625 15.625], 'FaceColor',[0 0 0]);
rectangle('Position',[218.75 -406.25 15.625 15.625], 'FaceColor',[1 1 1]);
rectangle('Position',[234.375 -406.25 15.625 15.625], 'FaceColor',[1 1 1]);
rectangle('Position',[187.5 -421.875 15.625 15.625], 'FaceColor',[1 1 1]);
rectangle('Position',[203.125 -421.875 15.625 15.625], 'FaceColor',[1 1 1]);
rectangle('Position',[187.5 -437.5 15.625 15.625], 'FaceColor',[0 0 0]);
rectangle('Position',[203.125 -437.5 15.625 15.625], 'FaceColor',[0 0 0]);
rectangle('Position',[218.75 -421.875 15.625 15.625], 'FaceColor',[1 1 1]);
rectangle('Position',[234.375 -421.875 15.625 15.625], 'FaceColor',[1 1 1]);
rectangle('Position',[218.75 -437.5 15.625 15.625], 'FaceColor',[0 0 0]);
rectangle('Position',[234.375 -437.5 15.625 15.625], 'FaceColor',[1 1 1]);
rectangle('Position',[125 -453.125 15.625 15.625], 'FaceColor',[0 0 0]);
rectangle('Position',[140.625 -453.125 15.625 15.625], 'FaceColor',[0 0 0]);
rectangle('Position',[125 -468.75 15.625 15.625], 'FaceColor',[0 0 0]);
rectangle('Position',[140.625 -468.75 15.625 15.625], 'FaceColor',[1 1 1]);
rectangle('Position',[156.25 -453.125 15.625 15.625], 'FaceColor',[0 0 0]);
rectangle('Position',[171.875 -453.125 15.625 15.625], 'FaceColor',[0 0 0]);
rectangle('Position',[156.25 -468.75 15.625 15.625], 'FaceColor',[1 1 1]);
rectangle('Position',[171.875 -468.75 15.625 15.625], 'FaceColor',[1 1 1]);
rectangle('Position',[125 -484.375 15.625 15.625], 'FaceColor',[0 0 0]);
rectangle('Position',[140.625 -484.375 15.625 15.625], 'FaceColor',[1 1 1]);
rectangle('Position',[125 -500 15.625 15.625], 'FaceColor',[0 0 0]);
rectangle('Position',[140.625 -500 15.625 15.625], 'FaceColor',[0 0 0]);
rectangle('Position',[156.25 -484.375 15.625 15.625], 'FaceColor',[1 1 1]);
rectangle('Position',[171.875 -484.375 15.625 15.625], 'FaceColor',[1 1 1]);
rectangle('Position',[156.25 -500 15.625 15.625], 'FaceColor',[0 0 0]);
rectangle('Position',[171.875 -500 15.625 15.625], 'FaceColor',[0 0 0]);
rectangle('Position',[187.5 -453.125 15.625 15.625], 'FaceColor',[0 0 0]);
rectangle('Position',[203.125 -453.125 15.625 15.625], 'FaceColor',[0 0 0]);
rectangle('Position',[187.5 -468.75 15.625 15.625], 'FaceColor',[1 1 1]);
rectangle('Position',[203.125 -468.75 15.625 15.625], 'FaceColor',[1 1 1]);
rectangle('Position',[218.75 -453.125 15.625 15.625], 'FaceColor',[0 0 0]);
rectangle('Position',[234.375 -453.125 15.625 15.625], 'FaceColor',[1 1 1]);
rectangle('Position',[218.75 -468.75 15.625 15.625], 'FaceColor',[1 1 1]);
rectangle('Position',[234.375 -468.75 15.625 15.625], 'FaceColor',[1 1 1]);
rectangle('Position',[187.5 -484.375 15.625 15.625], 'FaceColor',[1 1 1]);
rectangle('Position',[203.125 -484.375 15.625 15.625], 'FaceColor',[1 1 1]);
rectangle('Position',[187.5 -500 15.625 15.625], 'FaceColor',[0 0 0]);
rectangle('Position',[203.125 -500 15.625 15.625], 'FaceColor',[0 0 0]);
rectangle('Position',[218.75 -484.375 15.625 15.625], 'FaceColor',[1 1 1]);
rectangle('Position',[234.375 -484.375 15.625 15.625], 'FaceColor',[1 1 1]);
rectangle('Position',[218.75 -500 15.625 15.625], 'FaceColor',[0 0 0]);
rectangle('Position',[234.375 -500 15.625 15.625], 'FaceColor',[0 0 0]);
rectangle('Position',[281.25 -265.625 15.625 15.625], 'FaceColor',[0 0 0]);
rectangle('Position',[296.875 -265.625 15.625 15.625], 'FaceColor',[0 0 0]);
rectangle('Position',[281.25 -281.25 15.625 15.625], 'FaceColor',[0 0 0]);
rectangle('Position',[296.875 -281.25 15.625 15.625], 'FaceColor',[1 1 1]);
rectangle('Position',[281.25 -296.875 15.625 15.625], 'FaceColor',[0 0 0]);
rectangle('Position',[296.875 -296.875 15.625 15.625], 'FaceColor',[1 1 1]);
rectangle('Position',[281.25 -312.5 15.625 15.625], 'FaceColor',[0 0 0]);
rectangle('Position',[296.875 -312.5 15.625 15.625], 'FaceColor',[1 1 1]);
rectangle('Position',[312.5 -265.625 15.625 15.625], 'FaceColor',[0 0 0]);
rectangle('Position',[328.125 -265.625 15.625 15.625], 'FaceColor',[1 1 1]);
rectangle('Position',[312.5 -281.25 15.625 15.625], 'FaceColor',[1 1 1]);
rectangle('Position',[328.125 -281.25 15.625 15.625], 'FaceColor',[1 1 1]);
rectangle('Position',[250 -328.125 15.625 15.625], 'FaceColor',[0 0 0]);
rectangle('Position',[265.625 -328.125 15.625 15.625], 'FaceColor',[0 0 0]);
rectangle('Position',[250 -343.75 15.625 15.625], 'FaceColor',[1 1 1]);
rectangle('Position',[265.625 -343.75 15.625 15.625], 'FaceColor',[1 1 1]);
rectangle('Position',[281.25 -328.125 15.625 15.625], 'FaceColor',[0 0 0]);
rectangle('Position',[296.875 -328.125 15.625 15.625], 'FaceColor',[1 1 1]);
rectangle('Position',[281.25 -343.75 15.625 15.625], 'FaceColor',[1 1 1]);
rectangle('Position',[296.875 -343.75 15.625 15.625], 'FaceColor',[1 1 1]);
rectangle('Position',[437.5 -265.625 15.625 15.625], 'FaceColor',[1 1 1]);
rectangle('Position',[453.125 -265.625 15.625 15.625], 'FaceColor',[0 0 0]);
rectangle('Position',[437.5 -281.25 15.625 15.625], 'FaceColor',[1 1 1]);
rectangle('Position',[453.125 -281.25 15.625 15.625], 'FaceColor',[0 0 0]);
rectangle('Position',[468.75 -296.875 15.625 15.625], 'FaceColor',[1 1 1]);
rectangle('Position',[484.375 -296.875 15.625 15.625], 'FaceColor',[0 0 0]);
rectangle('Position',[468.75 -312.5 15.625 15.625], 'FaceColor',[1 1 1]);
rectangle('Position',[484.375 -312.5 15.625 15.625], 'FaceColor',[0 0 0]);
rectangle('Position',[468.75 -328.125 15.625 15.625], 'FaceColor',[1 1 1]);
rectangle('Position',[484.375 -328.125 15.625 15.625], 'FaceColor',[0 0 0]);
rectangle('Position',[468.75 -343.75 15.625 15.625], 'FaceColor',[1 1 1]);
rectangle('Position',[484.375 -343.75 15.625 15.625], 'FaceColor',[0 0 0]);
rectangle('Position',[250 -390.625 15.625 15.625], 'FaceColor',[0 0 0]);
rectangle('Position',[265.625 -390.625 15.625 15.625], 'FaceColor',[0 0 0]);
rectangle('Position',[250 -406.25 15.625 15.625], 'FaceColor',[1 1 1]);
rectangle('Position',[265.625 -406.25 15.625 15.625], 'FaceColor',[0 0 0]);
rectangle('Position',[250 -421.875 15.625 15.625], 'FaceColor',[1 1 1]);
rectangle('Position',[265.625 -421.875 15.625 15.625], 'FaceColor',[0 0 0]);
rectangle('Position',[250 -437.5 15.625 15.625], 'FaceColor',[1 1 1]);
rectangle('Position',[265.625 -437.5 15.625 15.625], 'FaceColor',[0 0 0]);
rectangle('Position',[312.5 -421.875 15.625 15.625], 'FaceColor',[1 1 1]);
rectangle('Position',[328.125 -421.875 15.625 15.625], 'FaceColor',[1 1 1]);
rectangle('Position',[312.5 -437.5 15.625 15.625], 'FaceColor',[0 0 0]);
rectangle('Position',[328.125 -437.5 15.625 15.625], 'FaceColor',[0 0 0]);
rectangle('Position',[343.75 -421.875 15.625 15.625], 'FaceColor',[1 1 1]);
rectangle('Position',[359.375 -421.875 15.625 15.625], 'FaceColor',[1 1 1]);
rectangle('Position',[343.75 -437.5 15.625 15.625], 'FaceColor',[0 0 0]);
rectangle('Position',[359.375 -437.5 15.625 15.625], 'FaceColor',[1 1 1]);
rectangle('Position',[250 -453.125 15.625 15.625], 'FaceColor',[1 1 1]);
rectangle('Position',[265.625 -453.125 15.625 15.625], 'FaceColor',[0 0 0]);
rectangle('Position',[250 -468.75 15.625 15.625], 'FaceColor',[1 1 1]);
rectangle('Position',[265.625 -468.75 15.625 15.625], 'FaceColor',[0 0 0]);
rectangle('Position',[250 -484.375 15.625 15.625], 'FaceColor',[1 1 1]);
rectangle('Position',[265.625 -484.375 15.625 15.625], 'FaceColor',[0 0 0]);
rectangle('Position',[250 -500 15.625 15.625], 'FaceColor',[0 0 0]);
rectangle('Position',[265.625 -500 15.625 15.625], 'FaceColor',[0 0 0]);
rectangle('Position',[312.5 -453.125 15.625 15.625], 'FaceColor',[0 0 0]);
rectangle('Position',[328.125 -453.125 15.625 15.625], 'FaceColor',[0 0 0]);
rectangle('Position',[312.5 -468.75 15.625 15.625], 'FaceColor',[1 1 1]);
rectangle('Position',[328.125 -468.75 15.625 15.625], 'FaceColor',[1 1 1]);
rectangle('Position',[343.75 -453.125 15.625 15.625], 'FaceColor',[0 0 0]);
rectangle('Position',[359.375 -453.125 15.625 15.625], 'FaceColor',[1 1 1]);
rectangle('Position',[343.75 -468.75 15.625 15.625], 'FaceColor',[1 1 1]);
rectangle('Position',[359.375 -468.75 15.625 15.625], 'FaceColor',[1 1 1]);
rectangle('Position',[312.5 -484.375 15.625 15.625], 'FaceColor',[1 1 1]);
rectangle('Position',[328.125 -484.375 15.625 15.625], 'FaceColor',[1 1 1]);
rectangle('Position',[312.5 -500 15.625 15.625], 'FaceColor',[0 0 0]);
rectangle('Position',[328.125 -500 15.625 15.625], 'FaceColor',[0 0 0]);
rectangle('Position',[343.75 -484.375 15.625 15.625], 'FaceColor',[1 1 1]);
rectangle('Position',[359.375 -484.375 15.625 15.625], 'FaceColor',[1 1 1]);
rectangle('Position',[343.75 -500 15.625 15.625], 'FaceColor',[0 0 0]);
rectangle('Position',[359.375 -500 15.625 15.625], 'FaceColor',[0 0 0]);
rectangle('Position',[375 -390.625 15.625 15.625], 'FaceColor',[0 0 0]);
rectangle('Position',[390.625 -390.625 15.625 15.625], 'FaceColor',[0 0 0]);
rectangle('Position',[375 -406.25 15.625 15.625], 'FaceColor',[1 1 1]);
rectangle('Position',[390.625 -406.25 15.625 15.625], 'FaceColor',[1 1 1]);
rectangle('Position',[437.5 -390.625 15.625 15.625], 'FaceColor',[0 0 0]);
rectangle('Position',[453.125 -390.625 15.625 15.625], 'FaceColor',[0 0 0]);
rectangle('Position',[437.5 -406.25 15.625 15.625], 'FaceColor',[1 1 1]);
rectangle('Position',[453.125 -406.25 15.625 15.625], 'FaceColor',[1 1 1]);
rectangle('Position',[468.75 -390.625 15.625 15.625], 'FaceColor',[0 0 0]);
rectangle('Position',[484.375 -390.625 15.625 15.625], 'FaceColor',[0 0 0]);
rectangle('Position',[468.75 -406.25 15.625 15.625], 'FaceColor',[1 1 1]);
rectangle('Position',[484.375 -406.25 15.625 15.625], 'FaceColor',[0 0 0]);
rectangle('Position',[468.75 -421.875 15.625 15.625], 'FaceColor',[1 1 1]);
rectangle('Position',[484.375 -421.875 15.625 15.625], 'FaceColor',[0 0 0]);
rectangle('Position',[468.75 -437.5 15.625 15.625], 'FaceColor',[1 1 1]);
rectangle('Position',[484.375 -437.5 15.625 15.625], 'FaceColor',[0 0 0]);
rectangle('Position',[406.25 -453.125 15.625 15.625], 'FaceColor',[0 0 0]);
rectangle('Position',[421.875 -453.125 15.625 15.625], 'FaceColor',[0 0 0]);
rectangle('Position',[406.25 -468.75 15.625 15.625], 'FaceColor',[1 1 1]);
rectangle('Position',[421.875 -468.75 15.625 15.625], 'FaceColor',[1 1 1]);
rectangle('Position',[375 -484.375 15.625 15.625], 'FaceColor',[1 1 1]);
rectangle('Position',[390.625 -484.375 15.625 15.625], 'FaceColor',[1 1 1]);
rectangle('Position',[375 -500 15.625 15.625], 'FaceColor',[0 0 0]);
rectangle('Position',[390.625 -500 15.625 15.625], 'FaceColor',[0 0 0]);
rectangle('Position',[406.25 -484.375 15.625 15.625], 'FaceColor',[1 1 1]);
rectangle('Position',[421.875 -484.375 15.625 15.625], 'FaceColor',[1 1 1]);
rectangle('Position',[406.25 -500 15.625 15.625], 'FaceColor',[0 0 0]);
rectangle('Position',[421.875 -500 15.625 15.625], 'FaceColor',[0 0 0]);
rectangle('Position',[468.75 -453.125 15.625 15.625], 'FaceColor',[1 1 1]);
rectangle('Position',[484.375 -453.125 15.625 15.625], 'FaceColor',[0 0 0]);
rectangle('Position',[468.75 -468.75 15.625 15.625], 'FaceColor',[1 1 1]);
rectangle('Position',[484.375 -468.75 15.625 15.625], 'FaceColor',[0 0 0]);
rectangle('Position',[437.5 -484.375 15.625 15.625], 'FaceColor',[1 1 1]);
rectangle('Position',[453.125 -484.375 15.625 15.625], 'FaceColor',[1 1 1]);
rectangle('Position',[437.5 -500 15.625 15.625], 'FaceColor',[0 0 0]);
rectangle('Position',[453.125 -500 15.625 15.625], 'FaceColor',[0 0 0]);
rectangle('Position',[468.75 -484.375 15.625 15.625], 'FaceColor',[1 1 1]);
rectangle('Position',[484.375 -484.375 15.625 15.625], 'FaceColor',[0 0 0]);
rectangle('Position',[468.75 -500 15.625 15.625], 'FaceColor',[0 0 0]);
rectangle('Position',[484.375 -500 15.625 15.625], 'FaceColor',[0 0 0]);
X=[466.667,466.667,437.5,406.25,406.25,406.25,390.625,390.625,406.25,421.875,421.875,406.25,406.25,375,343.75,343.75,281.25,281.25,265.625,265.625,265.625,250,218.75,156.25,125,125,125,93.75,78.125,62.5,46.875,46.875,62.5,62.5,62.5,62.5,62.5,62.5,46.875,46.875,62.5,33.3333];
Y=[-33.3333,-33.3333,-62.5,-109.375,-109.375,-109.375,-125,-125,-140.625,-140.625,-140.625,-187.5,-187.5,-218.75,-250,-250,-312.5,-312.5,-328.125,-328.125,-328.125,-312.5,-281.25,-250,-218.75,-218.75,-218.75,-234.375,-250,-265.625,-281.25,-296.875,-312.5,-312.5,-343.75,-359.375,-359.375,-406.25,-421.875,-421.875,-437.5,-466.667];
hold on;
plot(X,Y,'r');
legend('2047.35','Location','southoutside');
